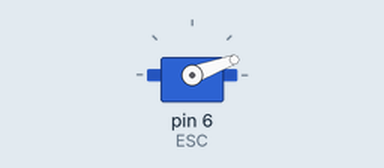
Bench run of a sketch on a simulated Arduino Uno, built with avr-gcc and run on an emulated ATmega328P. Parts: servo.

Above: at 3.1 s.
At 5.1 s:
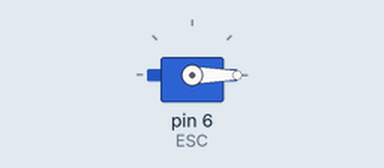
Timing chart, 0 to 6.6 s (numbered marks = the images above):
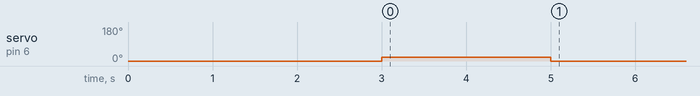

The sketch:

ESCtest.ino
```cpp
#include <Servo.h>
Servo ESC;

void setup() {
ESC.attach(6, 1000, 2000);
ESC.write(0);
delay(3000); /*é necessário esperar um tempo pro ESC se configurar*/
ESC.write(20); /*130 levanta*/
delay(2000);
ESC.write(0);
}

void loop() {

}
```

Measured:
- by itself, servo on pin 6 (ESC): 0° → 20° at 3.0 s, → 0° 2.0 s later
